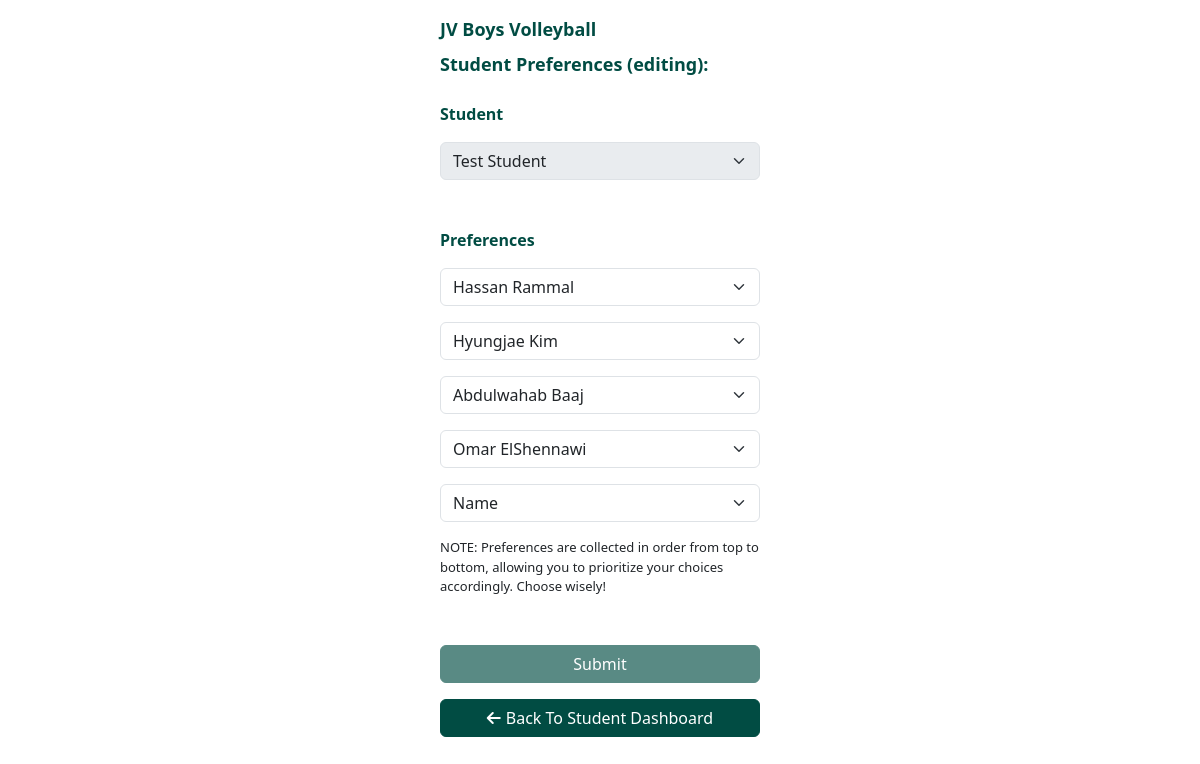
The page /student/TEST11 (signed in) on the database as committed earlier.
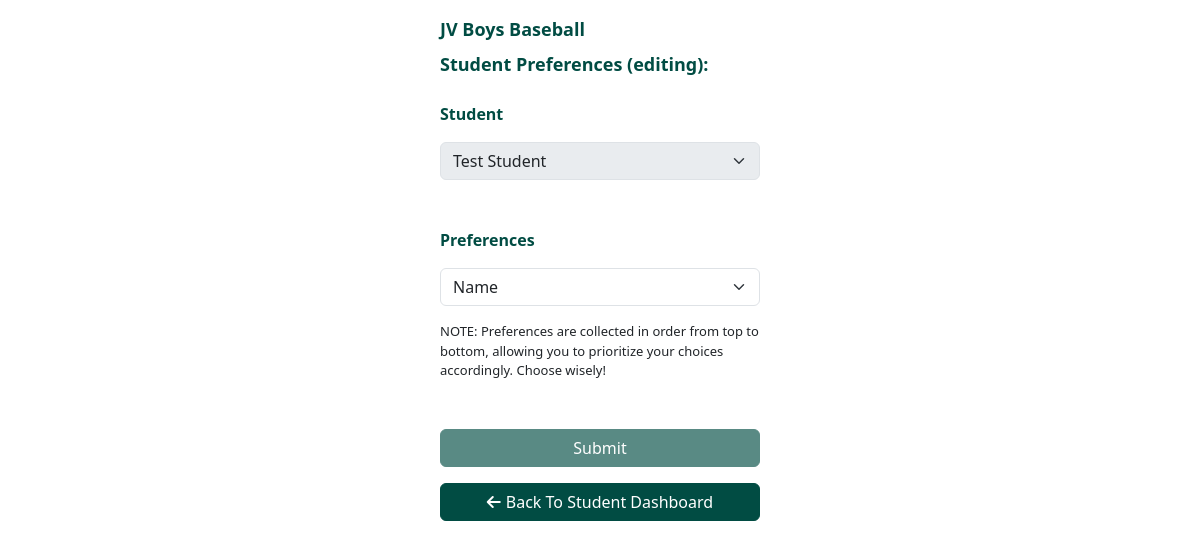
The same page on the database as committed later.
### classes.py (models this page shows, shortened)
class Trip(db.Model):
    __tablename__ = 'trips'
    trip_ids = []
    id = db.Column(db.Integer, primary_key=True)
    code = db.Column(db.String(6), nullable=False)
    name = db.Column(db.String, nullable=False)
    organizer = db.Column(db.String, nullable=False)
    num_groups = db.Column(db.Integer, nullable=False)
    group_size = db.Column(db.Integer, nullable=False)
    details = db.Column(db.String, nullable=True)
    @staticmethod
    def get_trip_by_code(code, return_dict=False):
        trip = db.session.query(Trip).filter_by(code=code).first()
        if trip is None:
            return None
        elif return_dict:
            return dict_converter(trip)
        else:
            return trip

class Student(db.Model):
    __tablename__ = 'students'
    id = db.Column(db.Integer, primary_key=True)
    name = db.Column(db.String, nullable=False)
    email = db.Column(db.String, nullable=False)
    grade = db.Column(db.Integer, nullable=False)
    gender = db.Column(db.String(1), nullable=False, default="-")
    @staticmethod
    def get_student_by_id(id, return_dict=True):
        student = db.session.query(Student).filter_by(id=id).first()
        if return_dict:
            return dict_converter(student)
        else:
            return student

### app.py (the view, shortened to what this page needs)
@app.route("/student/<trip_code>", methods=["GET", "POST"])
@login_required()
def student_preferences(trip_code):
    global current_user
    student = current_user['student']
    trip = Trip.get_trip_by_code(trip_code)
    if request.method == "GET":
        if trip != None:
            sel_trip = trip
            sel_students = TripStudent.get_students_in_trip(trip.id)
            student_ids = [s['id'] for s in sel_students]
            sel_students.pop(student_ids.index(student['id'])) # Removes current (logged-in) student
            gender_filter = lambda x: student['gender'] == "-" or x['gender'] == "-" or x['gender'] == student['gender']
            sel_students = list(filter(gender_filter, sel_students)) # Takes out other gender
            num_prefs = len(sel_students) if len(sel_students) < 5 else 5 # Adjust preference count
            prefs = []
            prev_submitted = StudentPreference.check_student_preferences(trip.id, student['id'])
            if prev_submitted:
                prefs = StudentPreference.get_preferences(trip.id, student['id'], return_prefs_only=True)
            return render_template("student/preference-form.html", student=student, trip_code=trip_code, sel_trip=sel_trip,num_prefs=num_prefs, sel_students=sel_students, autofill=prev_submitted, prefs=prefs)
        else:
            return render_template("error/invalid-trip.html")

### app.py (called while the page is built)
def login_required(disable_verify=False):
    def decorator(f):
        @wraps(f)
        def decorated_function(*args, **kwargs):
            if 'user_id' not in session or current_user['db_user'] is None:
                return redirect("/login")
            elif not disable_verify and current_user['db_user'] is not None and not current_user['db_user'].is_verified:
                return redirect("/verify")
            return f(*args, **kwargs)
        return decorated_function
    return decorator

@app.before_request
def before_request():
    if 'user_id' in session:
        if User.check_exist_with_id(session['user_id']):
            current_user['db_user'] = User.get_user_by_id(session['user_id'])
            if current_user['db_user'].is_student:
                current_user['student'] = Student.get_student_by_id(current_user['db_user'].student_id)

### classes.py (called while the page is built)
def dict_converter(row):
    return {column.name: getattr(row, row.__mapper__.get_property_by_column(column).key) for column in row.__table__.columns}

    @staticmethod
    def get_user_by_id(id):
        return db.session.query(User).filter_by(id=id).first()

    @staticmethod
    def check_exist_with_id(id):
        return User.get_user_by_id(id) is not None

    @staticmethod
    def check_student_preferences(trip_id, student_id):
        return StudentPreference.get_preferences(trip_id, student_id) is not None

    @staticmethod
    def get_preferences(trip_id, student_id, return_prefs_only=False, return_dict=False):
        sp = db.session.query(StudentPreference).filter_by(student_id=student_id, trip_id=trip_id).first()
        if sp is not None:
            if return_prefs_only:
                return [sp.a, sp.b, sp.c, sp.d, sp.e]
            elif return_dict:
                return dict_converter(sp)
            else:
                return sp
        return None

    @staticmethod
    def get_students_in_trip(trip_id):
        ids = db.session.query(TripStudent.student_id).filter_by(trip_id=trip_id).all()
        ids = [id[0] for id in ids]
        students = sorted([Student.get_student_by_id(id) for id in ids], key=lambda x: (x['grade'], x['name']))
        return students

### templates/student/preference-form.html (shortened to what this page needs)
{% extends "layout.html" %}
{% block main %}
<label class="d-grid form-label mt-3 mx-auto">{{sel_trip["name"]}}</label>
<label class="d-grid form-label mx-auto">Student Preferences {{"(editing)" if autofill else ""}}:</label>
<form id = "preferences_form" action=/student/{{trip_code}} method="POST">
    <label class="d-grid info-label mt-4 mx-auto">Student</label>
    <select disabled id="pref_0" name="pref_0" class="mt-3 mx-auto form-select" aria-label=".form-select-sm example">
        <option selected="selected" value={{student.id}} >{{student.name}}</option>
    </select>
    <label class="d-grid info-label mt-5 mx-auto">Preferences</label>
    {%for _ in range(num_prefs)%}
    <select id={{'pref_' + (loop.index)|string}} name={{'pref_' + (loop.index)|string}} class="mt-3 mx-auto form-select" onchange="updateChoices(this.id); checkform();" aria-label=".form-select-sm example">
        <option selected="selected">Name</option>
        {%for j in range(sel_students|length)%}
            <option value={{sel_students[j].id}}>{{sel_students[j].name}}</option>
        {%endfor%}
    </select>
    {%endfor%}
    <text style="font-size: small;" class="d-grid mx-auto mt-3">NOTE: Preferences are collected in order from top to bottom, allowing you to prioritize your choices accordingly. Choose wisely!</text>
    <button id = "pref_submit" disabled="disabled" type="submit" class="d-grid gap-2 col-6 mt-5 mx-auto btn btn-primary">Submit</button>
    <a href="/student" class="mt-3 d-grid gap-2 col-6 mx-auto btn btn-primary" role="button">
        <div class="icon-text-container center-div">
            <i class="fas fa-arrow-left"></i>
            <span>Back To Student Dashboard</span>
        </div>
    </a>
</form>
{% endblock %}

### templates/layout.html (shortened to what this page needs)
<!DOCTYPE html>
<html>
<head>
    <link rel="stylesheet" type="text/css" href="/static/css/style.css"/>
    <link href="https://cdn.jsdelivr.net/npm/bootstrap@5.3.0-alpha1/dist/css/bootstrap.min.css" rel="stylesheet">
</head>
<body style="visibility: hidden">
	{% block main %}{% endblock %}
</body>

### static/css/style.css (style rules this page uses)
.btn-primary { width: 320px !important; border-color: #014C43 !important; background-color: #014C43 !important; }
.form-label { width: 320px !important; }
.form-select { width: 320px !important; }
label { color: #014C43; font-weight: bold; font-size: large; }
.info-label { width: 320px !important; margin-left: auto; font-size: medium; }
text { width: 320px !important; }
.icon-text-container { display: flex; align-items: center; }
.icon-text-container i { margin-right: 5px; }
.center-div { margin: auto; }

### templates/layout.html (style rules this page uses)
.hidden { display:none; }

Rows that differ between the two databases and show on the page:
no longer on this page (row unchanged): Student: pref_1 "Hassan Rammal"
changed Trip: name "JV Boys Volleyball" → "JV Boys Baseball"
Other text that changed with them:
new list line: "Name"
list line gone: "Hyungjae Kim"
list line gone: "Abdulwahab Baaj"
list line gone: "Omar ElShennawi"
list line gone: "Name"
